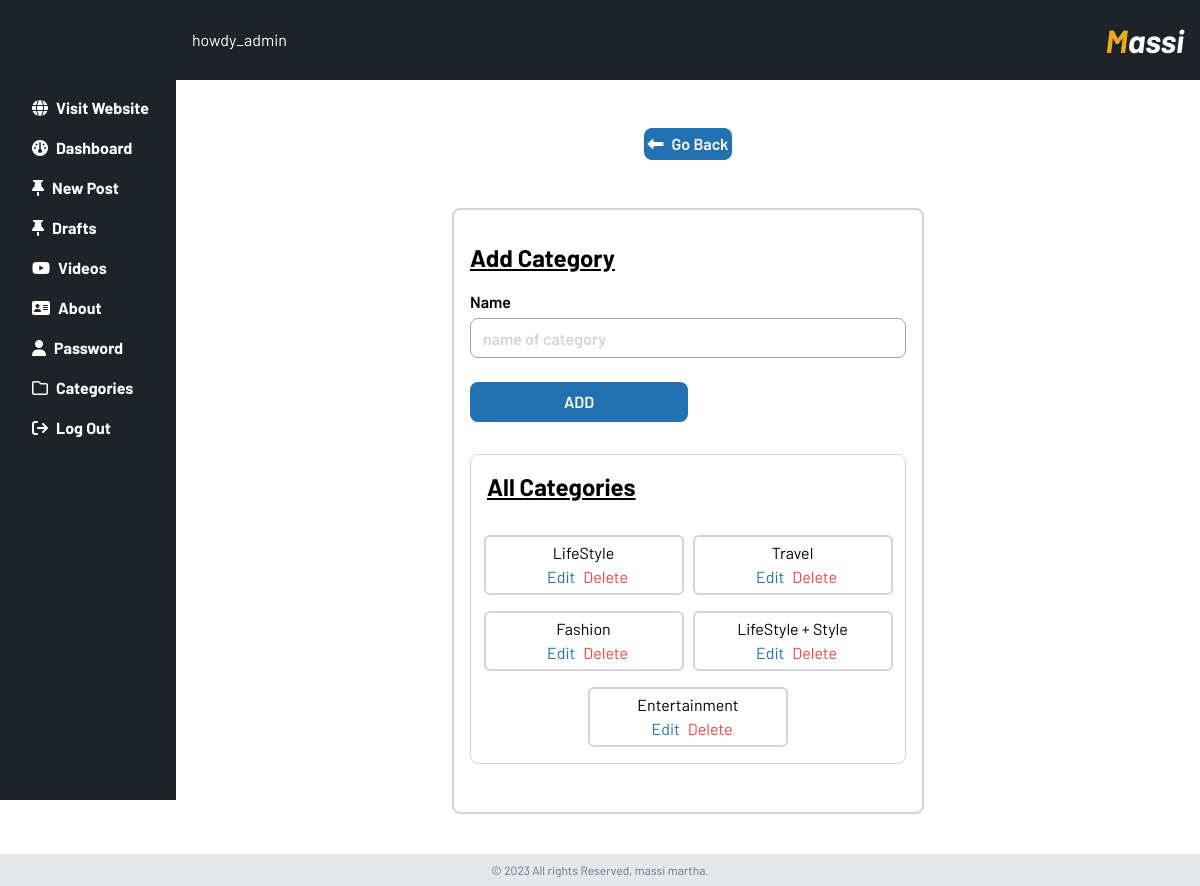
Before: /admin_panel/categories.php (signed in) with the older database file.
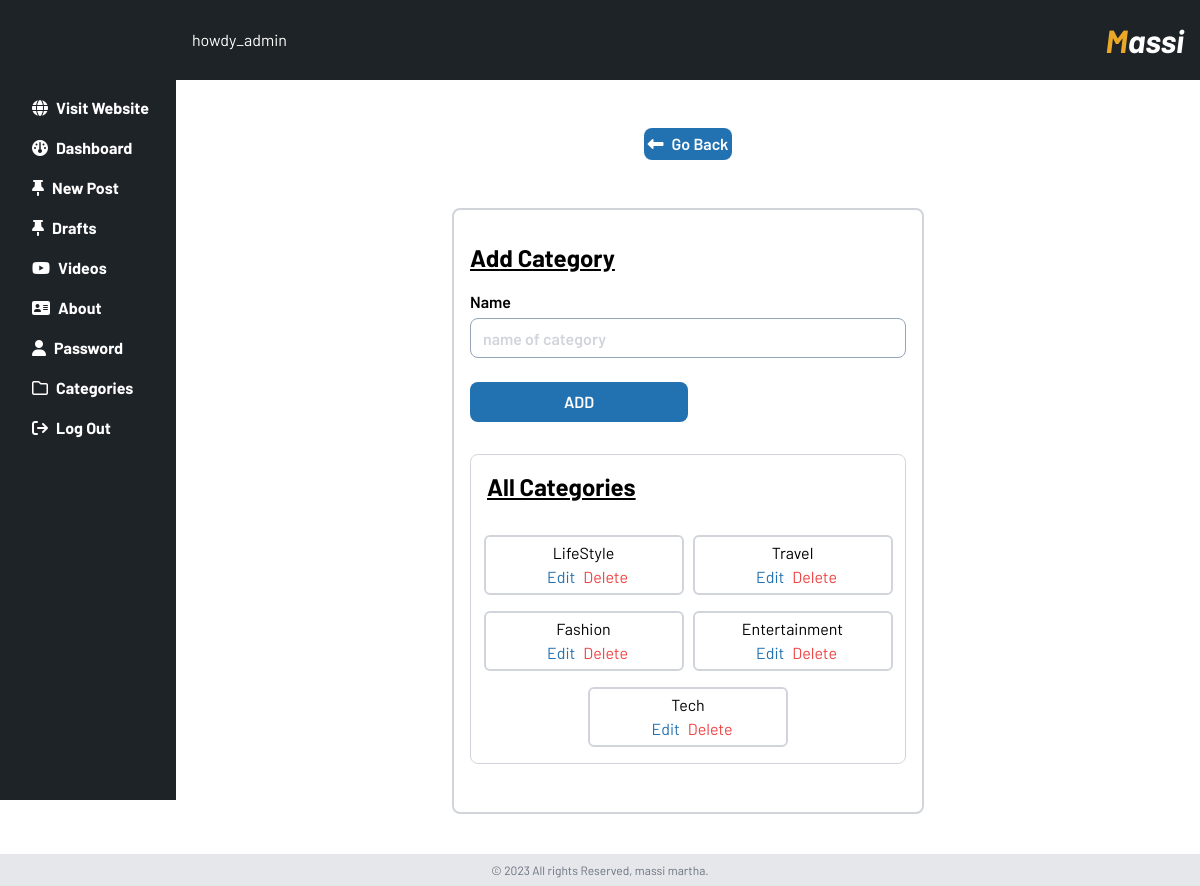
After: the same page with the newer database file.
### tables this page shows
CREATE TABLE `tbl_categories` (
  `id` int(11) NOT NULL,
  `name` text NOT NULL
);

### admin_panel/categories.php (the view, shortened to what this page needs)
<?php
include '../config/config.inc.php';
?>
<?php
include 'partials/header-add.php';
?>
<div class=" my-6  lg:mt-12 w-full flex justify-center">
<a href="index" class="w-auto p-1 font-semibold bg-[#2271B1] text-white rounded-lg "><i class="fa-solid fa-left-long mr-2"></i>Go Back</a>
</div>
<div class="w-full lg:flex justify-center items-center p-2 mt-2 ">
<div class="testimny__wrapper w-full  lg:p-4  lg:w-1/2">
<div class="small_wrap border-2 border-gray-300 rounded-lg p-2 lg:p-4">
    <form action="" method="post" enctype="multipart/form-data">
   <h2 class="font-bold text-2xl my-4 underline">Add Category</h2>
   <div class="from__grp">
   <div class="font-semibold">
        <label class="block mb-1" for="forms-labelOverInputCode">Name</label>
        <input class="w-full h-10 px-3 text-base placeholder-gray-300 border border-slate-400 rounded-lg focus:outline-none" type="text" placeholder="name of category" name="name" required/>
      </div>
      <input class="w-1/2 h-10 px-3 mt-6 font-semibold bg-[#2271B1] text-white rounded-lg focus:outline-none" type="submit" name="add_cati" value="ADD"/>
   </div>
    </form>
    <div class="border border-gray-300 rounded-lg  w-full my-8 ">
    <h2 class="font-bold text-2xl my-4 underline ml-4">All Categories</h2>
    <div class="mony__wrapper p-2  w-full max-h-[500px] flex flex-wrap justify-around items-center overflow-y-scroll">
<?php
$sql = "SELECT * FROM tbl_categories  order by id ASC";
$res = mysqli_query($conn, $sql);
$count = mysqli_num_rows($res);
if($count>0){
while($row=mysqli_fetch_assoc($res)){
    $id = $row['id'];
    $name = $row['name'];
    ?>
     <div class="card my-2 lg:w-[200px] border-2 rounded-md p-1 border-gray-300">
<div class="w-full flex justify-center items-center flex-wrap">
<p class="capitalize "><?php echo $name; ?></p>
<div class="w-full flex justify-center  items-center">
<a href="edit_category?id=<?php echo $id; ?>" class=" text-[#2271B1]  ml-2 ">Edit</a>
    <a href="categories?tid=<?php echo $id; ?>" class=" text-red-500  ml-2 ">Delete</a>
</div>
</div>
    </div>
                <?php
}   }else{
 echo '
 <div class="w-full text-center bg-red-500 p-6 text-white font-bold">
                <p>Nocategories added yet</p>
              </div>
 ';
}
?>
       </div>
    </div>
</div>
</div>
</div>
<?php include 'partials/footer.php'; ?>

Changed rows visible on the page:
removed tbl_categories: name "LifeStyle + Style"
added tbl_categories: name "Tech"
